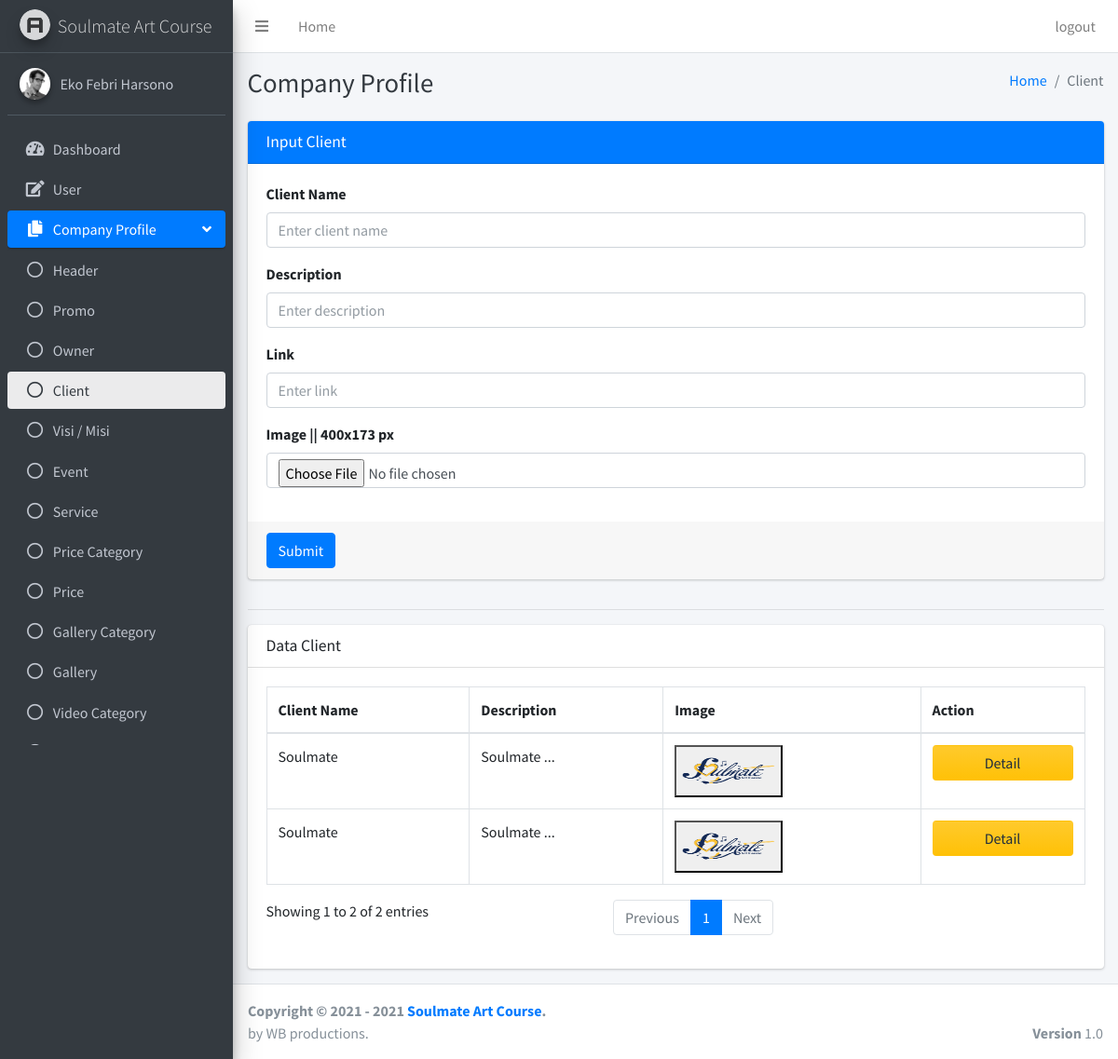
The page /pages/companyProfile/client.php (signed in) on the database its author committed.
### tables this page shows
CREATE TABLE `client` (
  `id_client` int(11) NOT NULL,
  `client_name` varchar(50) NOT NULL,
  `description` text NOT NULL,
  `link` text NOT NULL,
  `image` text NOT NULL
);

### php/format.php (called while the page is built, shortened)
<?php
function formatText50($text, $num_char = 50){
    return substr($text, 0, $num_char) . '...';
  }
?>

### pages/companyProfile/client.php (the view, shortened to what this page needs)
<?php
if ($_SESSION["id"] == null || $_SESSION["id"] == "") {
    header('Location: ../../login.php?status=4');
} else {
    include '../../php/format.php';
    $conn = OpenCon(); ?>
    <!DOCTYPE html>
    <html>
    <head>
        <link rel="stylesheet" href="../../plugins/fontawesome-free/css/all.min.css">
        <link rel="stylesheet" href="https://code.ionicframework.com/ionicons/2.0.1/css/ionicons.min.css">
        <link rel="stylesheet" href="../../plugins/sweetalert2-theme-bootstrap-4/bootstrap-4.min.css">
        <link rel="stylesheet" href="../../plugins/toastr/toastr.min.css">
        <link rel="stylesheet" href="../../dist/css/adminlte.min.css">
    </head>
    <body class="hold-transition sidebar-mini layout-fixed">
        <div class="wrapper">
            <?php include '../dashboard/navbar.php'; ?>
            <?php include '../sidebar/sidebarClient.php'; ?>
            <div class="content-wrapper">
                <div class="content-header">
                    <div class="container-fluid">
                        <div class="row mb-2">
                            <div class="col-sm-6">
                                <h1 class="m-0 text-dark">Company Profile</h1>
                            </div>
                            <div class="col-sm-6">
                                <ol class="breadcrumb float-sm-right">
                                    <li class="breadcrumb-item"><a href="#">Home</a></li>
                                    <li class="breadcrumb-item active">Client</li>
                                </ol>
                            </div>
                        </div>
                    </div>
                </div>
                <section class="content">
                    <div class="container-fluid">
                        <div class="row">
                            <div class="col-md-12">
                                <div class="card card-primary">
                                    <div class="card-header">
                                        <h3 class="card-title">Input Client</h3>
                                    </div>
                                    <form role="form" enctype="multipart/form-data" method="POST" action="../../php/companyProfile/clientActions.php">
                                        <div class="card-body">
                                            <div class="form-group">
                                                <label for="exampleInputEmail1">Client Name</label>
                                                <input type="text" class="form-control" name="client_name" placeholder="Enter client name" required>
                                            </div>
                                            <div class="form-group">
                                                <label for="exampleInputEmail1">Description</label>
                                                <input type="text" class="form-control" name="description" placeholder="Enter description" required>
                                            </div>
                                            <div class="form-group">
                                                <label for="exampleInputEmail1">Link</label>
                                                <input type="text" class="form-control" name="link" placeholder="Enter link" required>
                                            </div>
                                            <div class="form-group">
                                                <label for="exampleInputEmail1">Image || 400x173 px </label>
                                                <input type="file" class="form-control" name="image">
                                            </div>
                                        </div>
                                        <div class="card-footer">
                                            <button type="submit" class="btn btn-primary" name="submitInsertClient">Submit</button>
                                        </div>
                                    </form>
                                </div>
                            </div>
                        </div>
                        <hr>
                        <div class="row">
                            <div class="col-md-12">
                                <div class="card">
                                    <div class="card-header">
                                        <h3 class="card-title">Data Client</h3>
                                    </div>
                                    <div class="card-body">
                                        <?php
                                        $sql = "SELECT * FROM `client`";
                                        $res = mysqli_query($conn, $sql);
                                        ?>
                                        <table id="example2" class="table table-bordered table-hover">
                                            <thead>
                                                <tr>
                                                    <th>Client Name</th>
                                                    <th>Description</th>
                                                    <th>Image</th>
                                                    <th>Action</th>
                                                </tr>
                                            </thead>
                                            <tbody>
                                                <?php while ($row = mysqli_fetch_array($res)) { ?>
                                                    <tr>
                                                        <td><?php echo $row['client_name']; ?></td>
                                                        <td><?php echo formatText50($row['description']); ?></td>
                                                        <td>
                                                            <button data-toggle="modal" data-target="#a<?php echo $row['id_client']; ?>">
                                                                <img style="width:100px;height:50px;" src="<?php echo $row['image']; ?>" alt="">
                                                            </button>
                                                        </td>
                                                        <td>
                                                            <button class="btn btn-block bg-gradient-warning" name="detail" data-toggle="modal" data-target="#b<?php echo $row['id_client']; ?>">Detail</button>
                                                        </td>
                                                    </tr>
                                                <?php } ?>
                                            </tbody>
                                        </table>
                                    </div>
                                </div>
                            </div>
                        </div>
                    </div>
                </section>
            </div>
            <?php include '../dashboard/footer.php'; ?>
        </div>
    </body>
    </html>
<?php } ?>

### rows shown on the page
client: client_name "Soulmate", description "Soulmate ...", image (placeholder picture)
client: client_name "Soulmate", description "Soulmate ...", image (placeholder picture)

### other values the page prints
$_SESSION["user_name"] "Eko Febri Harsono"
